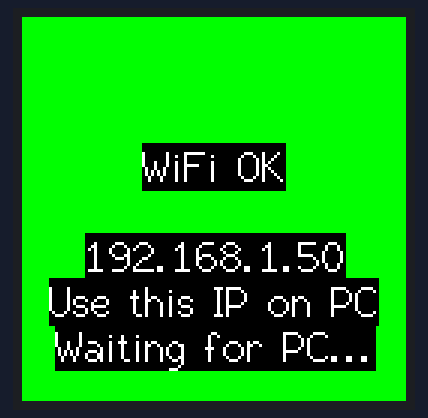
Bench run of a program on a simulated Seeed XIAO ESP32-S3. On the bench: 128×128 colour display. WiFi joins after 1.5 s; servers stay silent unless stated; what the program prints to the serial monitor is not drawn.

Above: at 2.7 s.

The program:

main.cpp
```cpp
#include <Arduino.h>
#include <string.h>
#include <WiFi.h>
#include <WiFiClient.h>
#include <WiFiServer.h>
#include <TFT_eSPI.h>
#include "config.h"

TFT_eSPI tft = TFT_eSPI();
WiFiServer server(TCP_PORT);
WiFiClient client;

// Frame buffer for receiving RGB565 data (128*128*2 = 32768 bytes)
uint8_t* frameBuffer = nullptr;
size_t bytesBuffered = 0;

void setup() {
  Serial.begin(115200);
  delay(1000);

  Serial.println("\n=== TFT Screen Mirror ===");

  tft.init();
  tft.setRotation(0);
  tft.setSwapBytes(true);
  tft.fillScreen(TFT_BLACK);
  tft.setTextColor(TFT_WHITE, TFT_BLACK);
  tft.setTextDatum(MC_DATUM);
#if defined(TFT_BL) && (TFT_BL >= 0)
  pinMode(TFT_BL, OUTPUT);
  digitalWrite(TFT_BL, HIGH);
#endif
  tft.drawString("Connecting...", 64, 64, 2);

  WiFi.mode(WIFI_STA);
  WiFi.begin(WIFI_SSID, WIFI_PASSWORD);
  int attempts = 0;
  while (WiFi.status() != WL_CONNECTED && attempts < 30) {
    delay(500);
    Serial.print(".");
    attempts++;
  }

  if (WiFi.status() != WL_CONNECTED) {
    tft.fillScreen(TFT_RED);
    tft.drawString("WiFi failed!", 64, 64, 2);
    Serial.println("\nWiFi connection failed!");
    return;
  }

  Serial.println("\nWiFi connected");
  Serial.print("IP address (use this in PC sender): ");
  Serial.println(WiFi.localIP());
  Serial.print("Port: ");
  Serial.println(TCP_PORT);

  tft.fillScreen(TFT_GREEN);
  tft.drawString("WiFi OK", 64, 50, 2);
  tft.drawString(WiFi.localIP().toString().c_str(), 64, 80, 2);
  tft.drawString("Use this IP on PC", 64, 95, 2);
  tft.drawString("Waiting for PC...", 64, 110, 2);

  server.begin();

  // Allocate frame buffer (32 KB for 128x128 RGB565)
  frameBuffer = (uint8_t*)malloc(FRAME_SIZE);
  if (!frameBuffer) {
    Serial.println("Failed to allocate frame buffer!");
  }
}

void loop() {
  if (WiFi.status() != WL_CONNECTED) {
    return;
  }

  // Accept new client if none connected
  if (!client || !client.connected()) {
    client = server.available();
    if (client) {
      client.setNoDelay(true);
      Serial.println("PC connected");
      tft.fillScreen(TFT_BLACK);
    }
  }

  if (client && client.connected() && frameBuffer) {
    // Read incoming bytes (TCP is stream-based; accumulate until full frame)
    size_t n = client.read(frameBuffer + bytesBuffered, FRAME_SIZE - bytesBuffered);
    if (n > 0) {
      bytesBuffered += n;
    }

    if (bytesBuffered >= FRAME_SIZE) {
      tft.pushImage(0, 0, DISPLAY_WIDTH, DISPLAY_HEIGHT, (uint16_t*)frameBuffer);
      // Discard any extra bytes (next frame starts)
      if (bytesBuffered > FRAME_SIZE) {
        memmove(frameBuffer, frameBuffer + FRAME_SIZE, bytesBuffered - FRAME_SIZE);
        bytesBuffered -= FRAME_SIZE;
      } else {
        bytesBuffered = 0;
      }
    }
  } else {
    bytesBuffered = 0;
  }
}
```

config.h
```cpp
#ifndef CONFIG_H
#define CONFIG_H

// WiFi credentials - change these before uploading
#define WIFI_SSID     "YourWiFiName"
#define WIFI_PASSWORD "YourPassword"

// TCP server port for frame reception (PC sender must use this port)
#define TCP_PORT 8090

// IP address: You do NOT set a fixed IP here. The ESP32 gets an IP via DHCP
// from your router. After WiFi connects, the IP is printed on the Serial
// Monitor and shown on the TFT. Use that IP in your PC sender app (e.g. the
// "Connect to" or "ESP32 IP" field). Ensure PC and ESP32 are on the same WiFi.

// Display dimensions (must match transmitter)
#define DISPLAY_WIDTH  128
#define DISPLAY_HEIGHT 128
#define FRAME_SIZE     (DISPLAY_WIDTH * DISPLAY_HEIGHT * 2)  // RGB565 = 2 bytes per pixel

#endif
```
